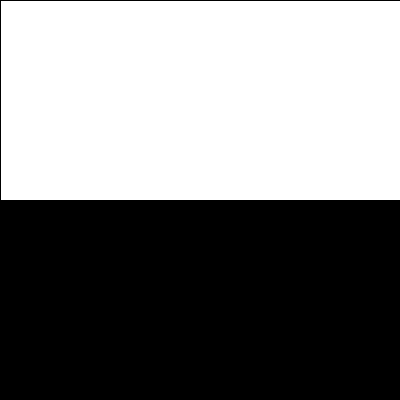
Frame 1 (no input)
Frame 60 (the mouse pressed at the canvas centre just before this capture): identical to frame 1, image omitted
Frame 120 (the mouse held since frame 60 and released just before this capture): identical to frame 1, image omitted

The Processing sketch that drew this single still picture (run headless with seeded random() and noise(); from frame 60 on, the mouse is pressed at the canvas centre):

// Processing sketch: init_6_forme_2_rectangles
// ── init_6_forme_2_rectangles.pde
void setup() {
  size(400,400);
}

void draw() {
  background(0);
  rect(0,0,width,height/2);
}
